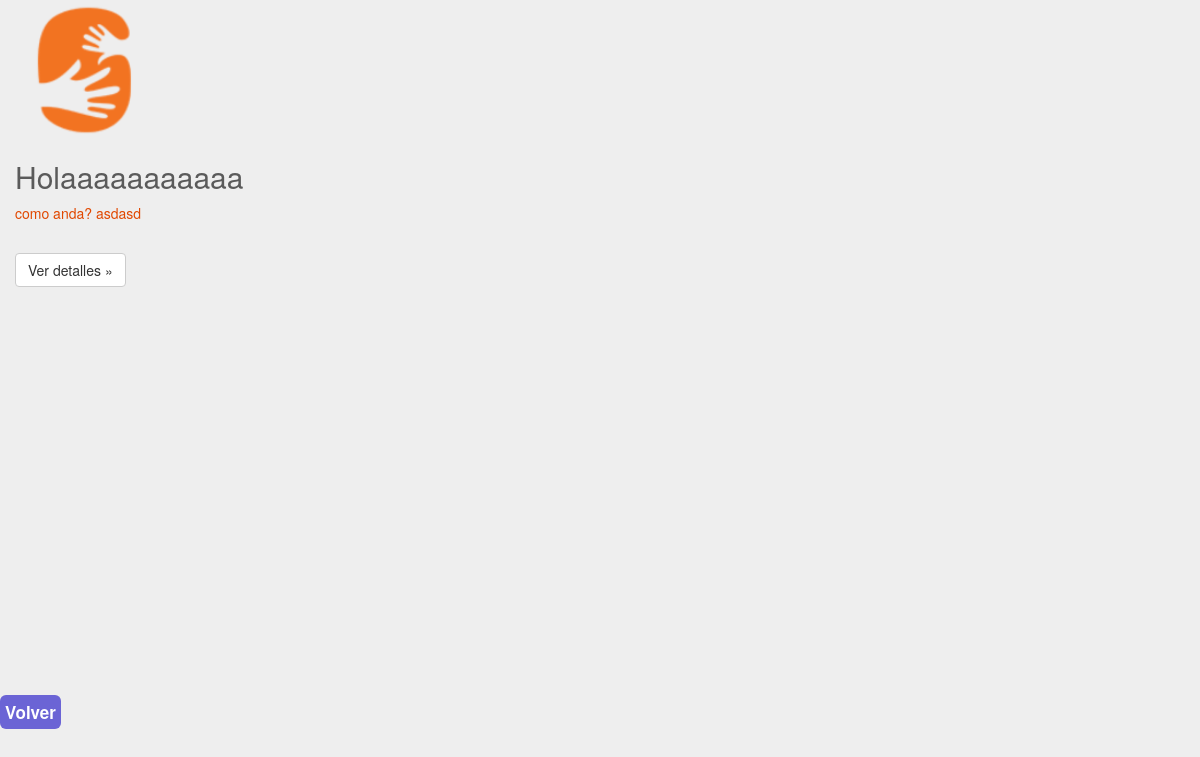
Page /historial_aceptadas.php (signed in) on the committed database.
### tables this page shows
CREATE TABLE `imagenes` (
  `favorId` int(10) UNSIGNED NOT NULL,
  `nombreImagen` varchar(1000) NOT NULL,
  `idImagen` int(11) NOT NULL
);

CREATE TABLE `favor` (
  `favorId` int(10) UNSIGNED NOT NULL,
  `favorName` varchar(50) NOT NULL,
  `favorDescription` varchar(500) NOT NULL,
  `favorCategory` varchar(20) NOT NULL,
  `favorPlace` varchar(20) NOT NULL,
  `userId` varchar(100) NOT NULL,
  `usuario_aceptado` varchar(1000) DEFAULT NULL,
  `fechaLimite` date DEFAULT NULL
);

### historial_aceptadas.php (the view, shortened to what this page needs)
<html><head>
</style><?php
include 'head.php';
			include 'sources.php'; ?>
</head><body>
<?php
	include 'config.php';
	$query = "SELECT f.favorId, favorName, favorDescription, nombreImagen FROM Favor AS f INNER JOIN Imagenes AS i ON(f.favorId=i.favorId)
            	 WHERE f.usuario_aceptado = '$_SESSION[userMail]'";
    $query2 = "SELECT f.favorId, favorName, favorDescription, nombreImagen FROM Favor AS f INNER JOIN Imagenes AS i ON(f.favorId=i.favorId)
            	 WHERE f.usuario_aceptado = '$_SESSION[userMail]'";
				  $consul=mysqli_query($con,$query2);
    $cond=mysqli_fetch_array($consul);
	if($cond[0] != ""){
	if (mysqli_multi_query($con, $query) or die (mysqli_error($con))) {
		do {
			if ($resultado = mysqli_use_result($con)) {
				while ($row = mysqli_fetch_row($resultado)) {
					echo '<div class="col-lg-4"> ';
					echo '<img class="img-circle" src="/uploads/'."$row[3]".'" alt="Generic placeholder image" width="140" height="140">';
					if (strlen($row[1])>24) {
						$titulo=substr($row[1], 0, 20);
						echo '<h2>'."$titulo".'...</h2>'.'<p>';
					}
					else{
						echo '<h2>'."$row[1]".'</h2>'.'<p>';
					}
					if (strlen($row[2])>80) {
						$desc=substr($row[2], 0, 87);
						echo "$desc...";
						echo '</p><p><a class="btn btn-default" href="/product.php?id='.$row[0].'" role="button">Ver detalles &raquo;</a></p></div>';
					}
					else{
						echo "$row[2]";
						echo '</p></br><p><a class="btn btn-default" href="/product.php?id='.$row[0].'" role="button">Ver detalles &raquo;</a></p></div>';
					}
				}
			}
		} while (mysqli_next_result($con));
	}
?>
<div><br><br><br><br><br><br><br><br><br><br><br><br><br><br><br><br><br><br><br><br><br><br><br><br><br><br><br><br><br><br><br><br><br><br><br>
<a  class="boton2" href= profile.php>Volver</a><br><br>
</div>
	</body>  <?php
	          } else {
			?><script>
			alert("  Aun no has sido aceptado en ninguna Gauchada "); location="/profile.php";
			</script>
			<?php } ?>
<br>

### css/carousel.css (style rules this page uses)
body { padding-bottom: 40px; color: #5a5a5a; }

### css/style.css (style rules this page uses)
body { background-color: #eee; border: 10px; }
p { color: #e14800; }
.btn { padding: 6px 12px; }

### historial_aceptadas.php (style rules this page uses)
.boton2 { text-decoration: none; padding: 5px; font-weight: 600; font-size: 17px; color: #ffffff; background-color: #6B64D5; border-radius: 6px; border: none; }

### rows in the picture
imagenes: nombreImagen (picture), favorId.favorName "Holaaaaaaaaaaa", favorId.favorDescription "como anda? asdasd"
